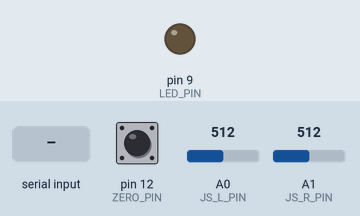
Simulated run of this sketch. Board: Arduino Uno, built with avr-gcc and run on an emulated ATmega328P. On the bench: output pins drawn as LEDs (lit = HIGH). The inputs (shaded band) are chosen by the test bench; at power-on: pin 12 (ZERO_PIN) HIGH, A0 (JS_L_PIN) = 512, A1 (JS_R_PIN) = 512.

Above: at 1.2 s.
1.3 s: "90,45\n" received over the second serial link
At 2.3 s:
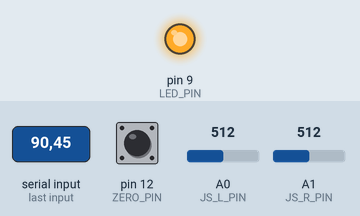
Timing chart, 0 to 4.3 s (numbered marks = the images above; inputs shaded):
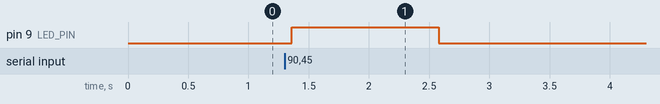

The sketch:

UNO_Controller.ino
```cpp
//Arduino uno transmit
#include <SoftwareSerial.h>

#define SERIAL_DEBUG 0
#define BAUDRATE 9600
#define ZERO_PIN 12
#define JS_R_PIN A1
#define JS_L_PIN A0
#define LED_PIN 9


// Declaring software serial pins for XBee transmission
SoftwareSerial xbee(10, 11); // TX RX

int joystick_left_vertical = 0;
int joystick_right_vertical = 0;
int zero_value = 0; // Used to zero the metal detector
int found = 0;


void setup() {
  // Starting Software serial for XBee transmission
  xbee.begin(BAUDRATE);

  #if SERIAL_DEBUG
  // Initialize hardware serial for serial monitor debugging
  Serial.begin(BAUDRATE);
  // Wait for serial port to connect. Needed for native USB port only
  while (!Serial) ;
  Serial.println("Controller debug connected");
  Serial.println("(left, right, zero, sens)");
  #endif

  // Configure pins used for button input as inputs with pull-up resistors
  // Value of 1 -> Button is not pressed, Value of 0 -> Button is pressed
  pinMode(ZERO_PIN, INPUT_PULLUP);

  pinMode(LED_PIN, OUTPUT);
}


void loop() {
  // Read joysticks and convert [0, 1023] values to [0, 510]
  joystick_left_vertical = map(analogRead(JS_L_PIN), 0, 1023, 0, 510);
  joystick_right_vertical = map(analogRead(JS_R_PIN), 0, 1023, 0, 510);
  // Read inputs
  zero_value = !digitalRead(ZERO_PIN);

  // Print values for debugging
  #if SERIAL_DEBUG
  Serial.print("(");
  Serial.print(joystick_left_vertical);
  Serial.print(", ");
  Serial.print(joystick_right_vertical);
  Serial.print(", ");
  Serial.print(zero_value);
  Serial.print(")\n");
  #endif

  // Send data to receiver through XBee every 100ms
  char buffer[20];
  sprintf(buffer, "%3d,%3d,%d", joystick_left_vertical, joystick_right_vertical, zero_value);
  xbee.println(buffer);

  // Read from rover Uno
  if (xbee.available()) {
    found = xbee.parseInt();
    digitalWrite(LED_PIN, found);
  }
  delay(100);
}
```

Measured:
- after the input at 1.3 s, pin 9 (LED_PIN): LOW → HIGH after 0.06 s, → LOW 1.2 s later
